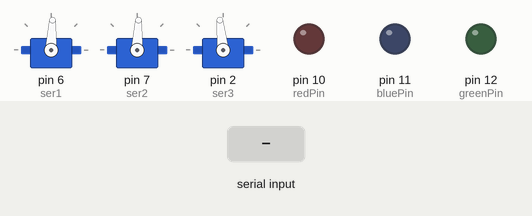
Simulated run of this sketch. Board: Arduino Uno, built with avr-gcc and run on an emulated ATmega328P. Shown: 3 × servo, output pins drawn as LEDs (lit = HIGH). The test bench sets the inputs (shaded band).

Above: at 0.24 s.
1.3 s: "7" received over Serial
At 1.75 s:
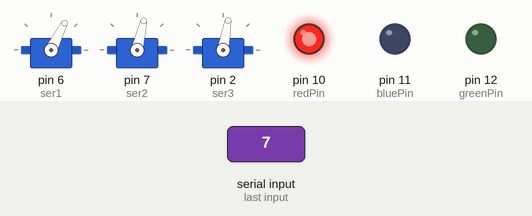
4.3 s: "6" received over Serial
At 5.75 s:
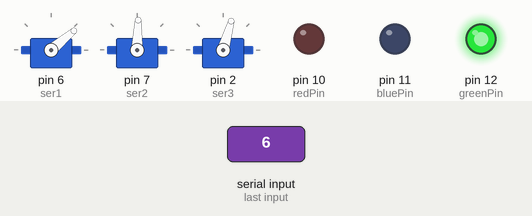
7.3 s: "7" received over Serial
At 7.73 s:
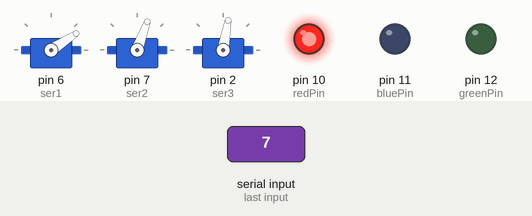
10.3 s: "1" received over Serial
At 10.59 s:
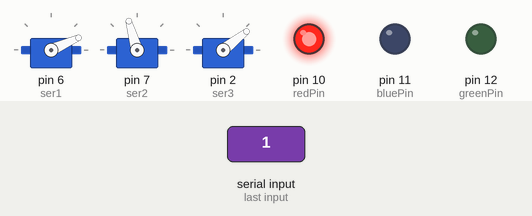
13.3 s: "6" received over Serial
At 17.7 s:
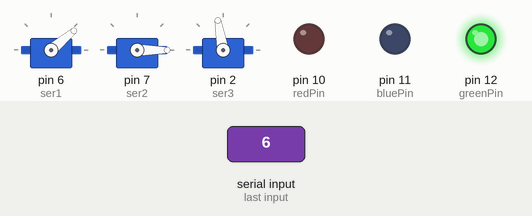
Timing chart, 0 to 18.8 s (numbered marks = the images above; inputs shaded):
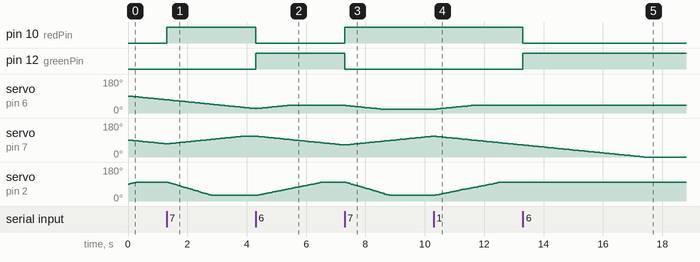

The sketch:

_5-_servo_control_labview.ino
```cpp
#include <VarSpeedServo.h>

int redPin=10;
int bluePin=11;
int greenPin=12;
const int ser1 =6;
const int ser2 =7;
const int ser3 =2;

VarSpeedServo gripper ;
VarSpeedServo link1 ;
VarSpeedServo link2 ;

void setup() {
  pinMode(bluePin, OUTPUT);
  pinMode(greenPin, OUTPUT);
  pinMode(redPin, OUTPUT);
  Serial.begin(9600);

  link1.attach(ser1);
  link2.attach(ser2);
  gripper.attach(ser3);

  link1.write(40, 10);
  link2.write(0, 10);
  gripper.write(100, 20);
  delay(5);
  }

void loop() {

  if(Serial.available()>0)
    {
      char data= Serial.read();
      if (data=='6')
        {
          digitalWrite(greenPin, HIGH);
          digitalWrite(redPin, LOW);
          digitalWrite(bluePin, LOW);
          link1.write(40, 10);
          link2.write(0, 10);
          gripper.write(100, 20) ;
          delay(10);

        }
    else if (data=='7')

        {
          digitalWrite(redPin, HIGH);
          digitalWrite(greenPin, LOW);
          digitalWrite(bluePin, LOW);
          link1.write(20, 10);
          link2.write(110, 10);
          gripper.write(30, 30);
          delay(10);
        }
        else
        {
          link1.write(40, 10);
          link2.write(0, 10);
          gripper.write(100, 20) ;
          delay(10);

        }

      }
}
```

Measured:
- after the input at 1.3 s, pin 10 (redPin): LOW → HIGH at once; servo on pin 2 (ser3): moves from 100° to 30° over 1.5 s, starting at once
- after the input at 4.3 s, pin 10 (redPin): HIGH → LOW at once; pin 12 (greenPin): LOW → HIGH at once; servo on pin 7 (ser2): moves from 110° to 64° over 2.9 s, starting at once; servo on pin 2 (ser3): moves from 30° to 100° over 2.2 s, starting at once
- after the input at 7.3 s, pin 10 (redPin): LOW → HIGH at once; pin 12 (greenPin): HIGH → LOW at once; servo on pin 6 (ser1): moves from 40° to 20° over 1.2 s, starting at once; servo on pin 2 (ser3): moves from 100° to 30° over 1.5 s, starting at once
- after the input at 10.3 s, servo on pin 6 (ser1): moves from 20° to 40° over 1.2 s, starting at once; servo on pin 7 (ser2): moves from 110° to 64° over 2.9 s, starting at once; servo on pin 2 (ser3): moves from 30° to 100° over 2.2 s, starting at once
- after the input at 13.3 s, pin 10 (redPin): HIGH → LOW at once; pin 12 (greenPin): LOW → HIGH at once
